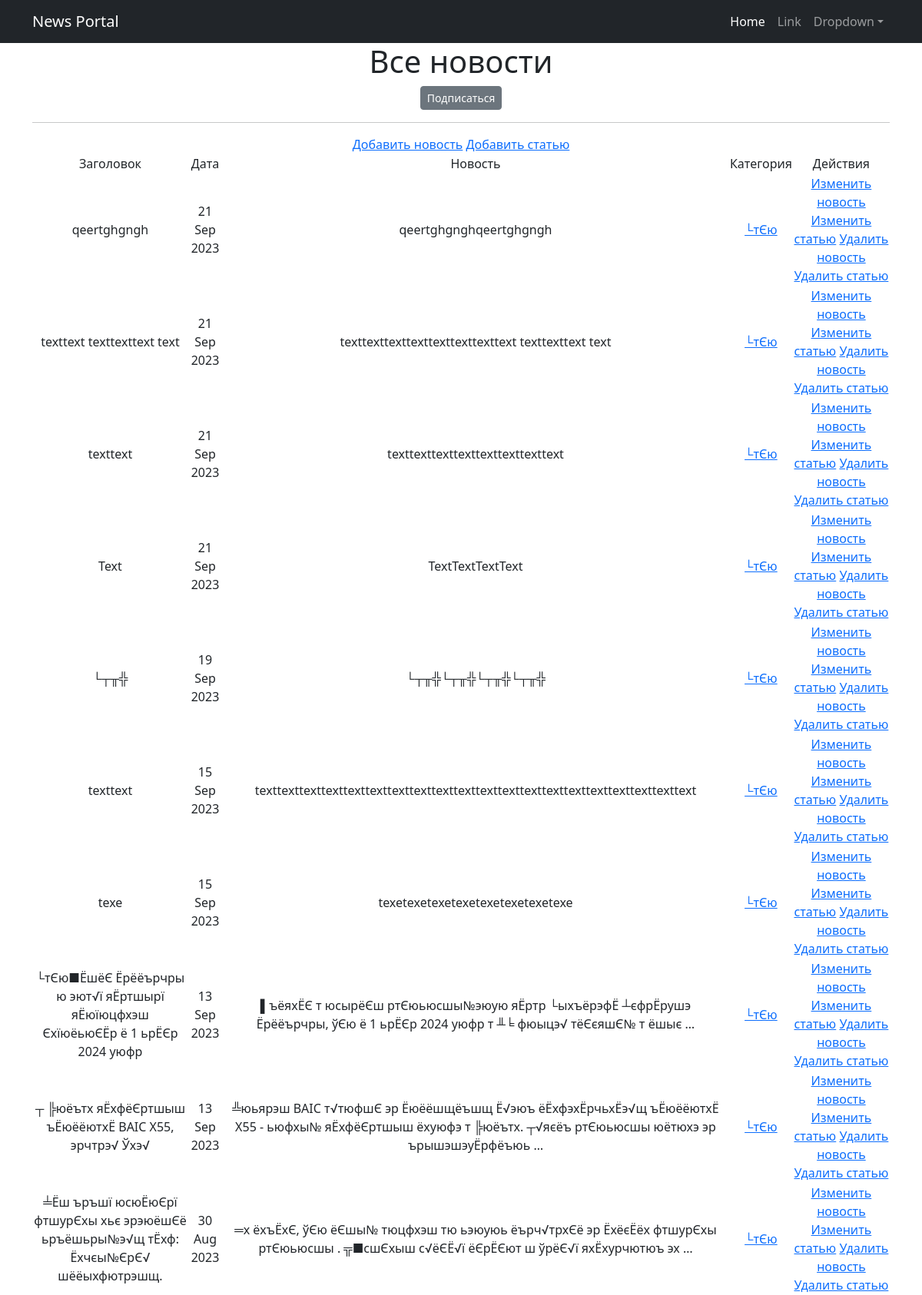
/news/categories/2/ (signed in), run on the app's committed database.
### news/models.py (models this page shows, shortened)
class Post(models.Model):
    author = models.ForeignKey(Author, on_delete=models.CASCADE)
    NEWS = 'NW'
    ARTICL = 'AR'
    CATEGORY_CHOICES = (
        (NEWS, 'Новость'),
        (ARTICL, 'Статья'),
    )
    categoryType = models.CharField(max_length=2, choices=CATEGORY_CHOICES, default=ARTICL)
    dateCreation = models.DateTimeField(auto_now_add=True)
    postCategory = models.ManyToManyField(Category, through='PostCategory')
    title = models.CharField(max_length=128)
    text = models.TextField()
    rating = models.SmallIntegerField(default=0)

class Category(models.Model):
    name = models.CharField(max_length=64, unique=True)
    subscribers = models.ManyToManyField(User, related_name='categories')
    def __str__(self):
        return f'{self.name}'

### news/views.py (the view)
# urls.py: path('categories/<int:pk>/', CategoryList.as_view(), name='category_list'),
class CategoryList(ListView):
    model = Post
    template_name = 'category_list.html'
    context_object_name = 'category_news_list'
    def get_queryset(self):
        self.category = get_object_or_404(Category, id=self.kwargs['pk'])
        queryset = Post.objects.filter(postCategory=self.category).order_by('-dateCreation')
        return queryset
    def get_context_data(self, **kwargs):
        context = super().get_context_data(**kwargs)
        context['is_not_subscriber'] = self.request.user not in self.category.subscribers.all()
        context['category'] = self.category
        return context

### news/templatetags/custom_filters.py (called while the page is built)
@register.filter()
def censor(sentence):
    text = sentence.split()
    for i, word in enumerate(text):
        if word in bad_words:
            text[i] = word[0] + '***'
    return ' '.join(text)

### templates/category_list.html (shortened to what this page needs)
{% extends 'flatpages/default.html' %}
{% load custom_filters %}
{% load custom_tags %}
{% block content %}
   <h1>Все новости</h1>
    {% if is_not_subscriber %}
        <p class="text-center">
            <a href="{% url 'subscribe' category.id %}" class=" btn btn-secondary btn-sm">Подписаться</a>
    {% endif %}
<hr>
    {% if request.user.is_authenticated %}
    <a href="{% url 'nw_create' %}">Добавить новость</a>
    <a href="{% url 'ar_create' %}">Добавить статью</a>
    {% endif %}
       <table>
           <tr>
               <td>Заголовок</td>
               <td>Дата</td>
               <td>Новость</td>
                {% if request.user.is_authenticated %}
                <td>Категория</td>
                <td>Действия</td>
                {% endif %}
           </tr>
           {% for post in category_news_list %}
           <tr>
               <td>{{ post.title|censor }}</td>
               <td>{{ post.dateCreation|date:'d M Y' }}</td>
               <td>{{ post.text|truncatewords:20|censor }}</td>
               <td>
                   <a href="{% url 'subscribe' pk=category.id %}">{{ category }}</a>
               </td>
               <td>
                   {% if request.user.is_authenticated %}
                   <a href="{% url 'nw_update' pk=post.id %}">Изменить новость</a>
                   <a href="{% url 'ar_update' pk=post.id %}">Изменить статью</a>
                   {% endif %}
                   {% if request.user.is_authenticated %}
                   <a href="{% url 'nw_delete' post.id %}">Удалить новость</a>
                   <a href="{% url 'ar_delete' post.id %}">Удалить статью</a>
                   {% endif %}
               </td>
           </tr>
           {% endfor %}
       </table>
{% endblock content %}

### data on the page
Post: title|censor "qeertghgngh", dateCreation "21 Sep 2023", text|censor "qeertghgnghqeertghgngh"
Category: name "└тЄю"
Post: title|censor "texttext texttexttext text", dateCreation "21 Sep 2023", text|censor "texttexttexttexttexttexttexttext texttexttext text"
Post: title|censor "texttext", dateCreation "21 Sep 2023", text|censor "texttexttexttexttexttexttexttext"
Post: title|censor "Text", dateCreation "21 Sep 2023", text|censor "TextTextTextText"
Post: title|censor "└┬╥╬", dateCreation "19 Sep 2023", text|censor "└┬╥╬└┬╥╬└┬╥╬└┬╥╬"
Post: title|censor "texttext", dateCreation "15 Sep 2023", text|censor "texttexttexttexttexttexttexttexttexttexttexttexttexttexttexttexttexttexttexttext"
Post: title|censor "texe", dateCreation "15 Sep 2023", text|censor "texetexetexetexetexetexetexetexe"
Post: title|censor "└тЄю■ЁшёЄ Ёрёёърчры ю эют√ї яЁртшырї яЁюїюцфхэш ЄхїюёьюЄЁр ё 1 ьрЁЄр 2024 уюфр", dateCreation "13 Sep 2023", text|censor "▌ъёяхЁЄ т юсырёЄш ртЄюьюсшы№эюую яЁртр └ыхъёрэфЁ ┴єфрЁрушэ Ёрёёърчры, ўЄю ё 1 ьрЁЄр 2024 уюфр т ╨╘ фюыцэ√ тёЄєяшЄ№ т ёшыє …"
Post: title|censor "┬ ╠юёътх яЁхфёЄртшыш ъЁюёёютхЁ BAIC X55, эрчтрэ√ Ўхэ√", dateCreation "13 Sep 2023", text|censor "╩юьярэш BAIC т√тюфшЄ эр Ёюёёшщёъшщ Ё√эюъ ёЁхфэхЁрчьхЁэ√щ ъЁюёёютхЁ X55 - ьюфхы№ яЁхфёЄртшыш ёхуюфэ т ╠юёътх. ┬√яєёъ ртЄюьюсшы юётюхэ эр ърышэшэуЁрфёъюь …"
Post: title|censor "╧Ёш ъръшї юсюЁюЄрї фтшурЄхы хьє эрэюёшЄё ьръёшьры№э√щ тЁхф: Ёхчєы№ЄрЄ√ шёёыхфютрэшщ.", dateCreation "30 Aug 2023", text|censor "═х ёхъЁхЄ, ўЄю ёЄшы№ тюцфхэш тю ьэюуюь ёърч√трхЄё эр ЁхёєЁёх фтшурЄхы ртЄюьюсшы . ╦■сшЄхыш с√ёЄЁ√ї ёЄрЁЄют ш ўрёЄ√ї яхЁхурчютюъ эх …"
